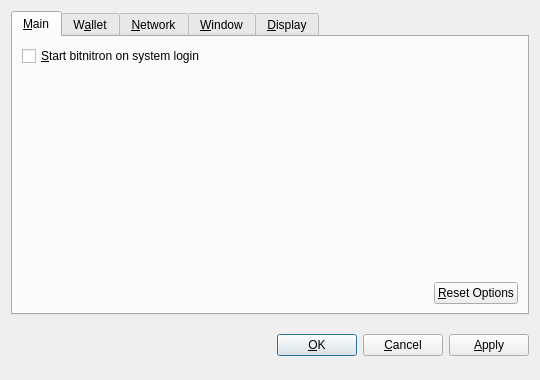
<?xml version="1.0" encoding="UTF-8"?>
<ui version="4.0">
 <class>OptionsDialog</class>
 <widget class="QDialog" name="OptionsDialog">
  <property name="geometry">
   <rect>
    <x>0</x>
    <y>0</y>
    <width>540</width>
    <height>380</height>
   </rect>
  </property>
  <property name="windowTitle">
   <string>Options</string>
  </property>
  <property name="modal">
   <bool>true</bool>
  </property>
  <layout class="QVBoxLayout" name="verticalLayout">
   <item>
    <widget class="QTabWidget" name="tabWidget">
     <property name="tabPosition">
      <enum>QTabWidget::North</enum>
     </property>
     <property name="currentIndex">
      <number>0</number>
     </property>
     <widget class="QWidget" name="tabMain">
      <attribute name="title">
       <string>&amp;Main</string>
      </attribute>
      <layout class="QVBoxLayout" name="verticalLayout_Main">
       <item>
        <widget class="QCheckBox" name="bitcoinAtStartup">
         <property name="toolTip">
          <string>Automatically start bitnitron after logging in to the system.</string>
         </property>
         <property name="text">
          <string>&amp;Start bitnitron on system login</string>
         </property>
        </widget>
       </item>
       <item>
        <spacer name="verticalSpacer_Main">
         <property name="orientation">
          <enum>Qt::Vertical</enum>
         </property>
         <property name="sizeHint" stdset="0">
          <size>
           <width>20</width>
           <height>40</height>
          </size>
         </property>
        </spacer>
       </item>
       <item>
        <layout class="QHBoxLayout" name="horizontalLayout_2_Main">
         <item>
          <spacer name="horizontalSpacer_2_Main">
           <property name="orientation">
            <enum>Qt::Horizontal</enum>
           </property>
           <property name="sizeHint" stdset="0">
            <size>
             <width>40</width>
             <height>20</height>
            </size>
           </property>
          </spacer>
         </item>
         <item>
          <widget class="QPushButton" name="resetButton">
           <property name="toolTip">
            <string>Reset all client options to default.</string>
           </property>
           <property name="text">
            <string>&amp;Reset Options</string>
           </property>
           <property name="autoDefault">
            <bool>false</bool>
           </property>
          </widget>
         </item>
        </layout>
       </item>
      </layout>
     </widget>
     <widget class="QWidget" name="tabWallet">
      <attribute name="title">
       <string>W&amp;allet</string>
      </attribute>
      <layout class="QVBoxLayout" name="verticalLayout_Network">
       <item>
        <widget class="QLabel" name="transactionFeeInfoLabel">
         <property name="text">
          <string>Optional transaction fee per kB that helps make sure your transactions are processed quickly. Most transactions are 1 kB.</string>
         </property>
         <property name="textFormat">
          <enum>Qt::PlainText</enum>
         </property>
         <property name="wordWrap">
          <bool>true</bool>
         </property>
        </widget>
       </item>
       <item>
        <layout class="QHBoxLayout" name="horizontalLayout_1_Main">
         <item>
          <widget class="QLabel" name="transactionFeeLabel">
           <property name="text">
            <string>Pay transaction &amp;fee</string>
           </property>
           <property name="textFormat">
            <enum>Qt::PlainText</enum>
           </property>
           <property name="buddy">
            <cstring>transactionFee</cstring>
           </property>
          </widget>
         </item>
         <item>
          <widget class="BitcoinAmountField" name="transactionFee"/>
         </item>
         <item>
          <spacer name="horizontalSpacer_1_Main">
           <property name="orientation">
            <enum>Qt::Horizontal</enum>
           </property>
           <property name="sizeHint" stdset="0">
            <size>
             <width>40</width>
             <height>20</height>
            </size>
           </property>
          </spacer>
         </item>
        </layout>
       </item>
       <item>
        <widget class="QLabel" name="label">
         <property name="text">
          <string>If you disable the spending of unconfirmed change, the change from a transaction cannot be used until that transaction has at least one confirmation. This also affects how your balance is computed.</string>
         </property>
         <property name="wordWrap">
          <bool>true</bool>
         </property>
        </widget>
       </item>
       <item>
        <widget class="QCheckBox" name="spendZeroConfChange">
         <property name="text">
          <string>Spend unconfirmed change  (experts only)</string>
         </property>
        </widget>
       </item>
       <item>
        <spacer name="verticalSpacer">
         <property name="orientation">
          <enum>Qt::Vertical</enum>
         </property>
         <property name="sizeHint" stdset="0">
          <size>
           <width>20</width>
           <height>40</height>
          </size>
         </property>
        </spacer>
       </item>
      </layout>
     </widget>
     <widget class="QWidget" name="tabNetwork">
      <attribute name="title">
       <string>&amp;Network</string>
      </attribute>
      <layout class="QVBoxLayout" name="verticalLayout_Network">
       <item>
        <widget class="QCheckBox" name="mapPortUpnp">
         <property name="toolTip">
          <string>Automatically open the bitnitron client port on the router. This only works when your router supports UPnP and it is enabled.</string>
         </property>
         <property name="text">
          <string>Map port using &amp;UPnP</string>
         </property>
        </widget>
       </item>
       <item>
        <widget class="QCheckBox" name="connectSocks">
         <property name="toolTip">
          <string>Connect to the bitnitron network through a SOCKS proxy (e.g. when connecting through Tor).</string>
         </property>
         <property name="text">
          <string>&amp;Connect through SOCKS proxy:</string>
         </property>
        </widget>
       </item>
       <item>
        <layout class="QHBoxLayout" name="horizontalLayout_Network">
         <item>
          <widget class="QLabel" name="proxyIpLabel">
           <property name="text">
            <string>Proxy &amp;IP:</string>
           </property>
           <property name="textFormat">
            <enum>Qt::PlainText</enum>
           </property>
           <property name="buddy">
            <cstring>proxyIp</cstring>
           </property>
          </widget>
         </item>
         <item>
          <widget class="QValidatedLineEdit" name="proxyIp">
           <property name="maximumSize">
            <size>
             <width>140</width>
             <height>16777215</height>
            </size>
           </property>
           <property name="toolTip">
            <string>IP address of the proxy (e.g. 127.0.0.1)</string>
           </property>
          </widget>
         </item>
         <item>
          <widget class="QLabel" name="proxyPortLabel">
           <property name="text">
            <string>&amp;Port:</string>
           </property>
           <property name="textFormat">
            <enum>Qt::PlainText</enum>
           </property>
           <property name="buddy">
            <cstring>proxyPort</cstring>
           </property>
          </widget>
         </item>
         <item>
          <widget class="QLineEdit" name="proxyPort">
           <property name="maximumSize">
            <size>
             <width>55</width>
             <height>16777215</height>
            </size>
           </property>
           <property name="toolTip">
            <string>Port of the proxy (e.g. 9050)</string>
           </property>
          </widget>
         </item>
         <item>
          <widget class="QLabel" name="socksVersionLabel">
           <property name="text">
            <string>SOCKS &amp;Version:</string>
           </property>
           <property name="textFormat">
            <enum>Qt::PlainText</enum>
           </property>
           <property name="buddy">
            <cstring>socksVersion</cstring>
           </property>
          </widget>
         </item>
         <item>
          <widget class="QValueComboBox" name="socksVersion">
           <property name="toolTip">
            <string>SOCKS version of the proxy (e.g. 5)</string>
           </property>
          </widget>
         </item>
         <item>
          <spacer name="horizontalSpacer_Network">
           <property name="orientation">
            <enum>Qt::Horizontal</enum>
           </property>
           <property name="sizeHint" stdset="0">
            <size>
             <width>40</width>
             <height>20</height>
            </size>
           </property>
          </spacer>
         </item>
        </layout>
       </item>
       <item>
        <spacer name="verticalSpacer_Network">
         <property name="orientation">
          <enum>Qt::Vertical</enum>
         </property>
         <property name="sizeHint" stdset="0">
          <size>
           <width>20</width>
           <height>40</height>
          </size>
         </property>
        </spacer>
       </item>
      </layout>
     </widget>
     <widget class="QWidget" name="tabWindow">
      <attribute name="title">
       <string>&amp;Window</string>
      </attribute>
      <layout class="QVBoxLayout" name="verticalLayout_Window">
       <item>
        <widget class="QCheckBox" name="minimizeToTray">
         <property name="toolTip">
          <string>Show only a tray icon after minimizing the window.</string>
         </property>
         <property name="text">
          <string>&amp;Minimize to the tray instead of the taskbar</string>
         </property>
        </widget>
       </item>
       <item>
        <widget class="QCheckBox" name="minimizeOnClose">
         <property name="toolTip">
          <string>Minimize instead of exit the application when the window is closed. When this option is enabled, the application will be closed only after selecting Quit in the menu.</string>
         </property>
         <property name="text">
          <string>M&amp;inimize on close</string>
         </property>
        </widget>
       </item>
       <item>
        <spacer name="verticalSpacer_Window">
         <property name="orientation">
          <enum>Qt::Vertical</enum>
         </property>
         <property name="sizeHint" stdset="0">
          <size>
           <width>20</width>
           <height>40</height>
          </size>
         </property>
        </spacer>
       </item>
      </layout>
     </widget>
     <widget class="QWidget" name="tabDisplay">
      <attribute name="title">
       <string>&amp;Display</string>
      </attribute>
      <layout class="QVBoxLayout" name="verticalLayout_Display">
       <item>
        <layout class="QHBoxLayout" name="horizontalLayout_1_Display">
         <item>
          <widget class="QLabel" name="langLabel">
           <property name="text">
            <string>User Interface &amp;language:</string>
           </property>
           <property name="textFormat">
            <enum>Qt::PlainText</enum>
           </property>
           <property name="buddy">
            <cstring>lang</cstring>
           </property>
          </widget>
         </item>
         <item>
          <widget class="QValueComboBox" name="lang">
           <property name="toolTip">
            <string>The user interface language can be set here. This setting will take effect after restarting bitnitron.</string>
           </property>
          </widget>
         </item>
        </layout>
       </item>
       <item>
        <layout class="QHBoxLayout" name="horizontalLayout_2_Display">
         <item>
          <widget class="QLabel" name="unitLabel">
           <property name="text">
            <string>&amp;Unit to show amounts in:</string>
           </property>
           <property name="textFormat">
            <enum>Qt::PlainText</enum>
           </property>
           <property name="buddy">
            <cstring>unit</cstring>
           </property>
          </widget>
         </item>
         <item>
          <widget class="QValueComboBox" name="unit">
           <property name="toolTip">
            <string>Choose the default subdivision unit to show in the interface and when sending coins.</string>
           </property>
          </widget>
         </item>
        </layout>
       </item>
       <item>
        <widget class="QCheckBox" name="displayAddresses">
         <property name="toolTip">
          <string>Whether to show bitnitron addresses in the transaction list or not.</string>
         </property>
         <property name="text">
          <string>&amp;Display addresses in transaction list</string>
         </property>
        </widget>
       </item>
       <item>
        <widget class="QCheckBox" name="coinControlFeatures">
         <property name="toolTip">
          <string>Whether to show coin control features or not.</string>
         </property>
         <property name="text">
          <string>Display coin &amp;control features (experts only!)</string>
         </property>
        </widget>
       </item>
       <item>
        <spacer name="verticalSpacer_Display">
         <property name="orientation">
          <enum>Qt::Vertical</enum>
         </property>
         <property name="sizeHint" stdset="0">
          <size>
           <width>20</width>
           <height>40</height>
          </size>
         </property>
        </spacer>
       </item>
      </layout>
     </widget>
    </widget>
   </item>
   <item>
    <layout class="QHBoxLayout" name="horizontalLayout_Buttons">
     <item>
      <spacer name="horizontalSpacer_1">
       <property name="orientation">
        <enum>Qt::Horizontal</enum>
       </property>
       <property name="sizeHint" stdset="0">
        <size>
         <width>40</width>
         <height>48</height>
        </size>
       </property>
      </spacer>
     </item>
     <item>
      <widget class="QLabel" name="statusLabel">
       <property name="font">
        <font>
         <weight>75</weight>
         <bold>true</bold>
        </font>
       </property>
       <property name="text">
        <string/>
       </property>
       <property name="textFormat">
        <enum>Qt::PlainText</enum>
       </property>
       <property name="wordWrap">
        <bool>true</bool>
       </property>
      </widget>
     </item>
     <item>
      <spacer name="horizontalSpacer_2">
       <property name="orientation">
        <enum>Qt::Horizontal</enum>
       </property>
       <property name="sizeHint" stdset="0">
        <size>
         <width>40</width>
         <height>48</height>
        </size>
       </property>
      </spacer>
     </item>
     <item>
      <widget class="QPushButton" name="okButton">
       <property name="text">
        <string>&amp;OK</string>
       </property>
      </widget>
     </item>
     <item>
      <widget class="QPushButton" name="cancelButton">
       <property name="text">
        <string>&amp;Cancel</string>
       </property>
       <property name="autoDefault">
        <bool>false</bool>
       </property>
      </widget>
     </item>
     <item>
      <widget class="QPushButton" name="applyButton">
       <property name="text">
        <string>&amp;Apply</string>
       </property>
       <property name="autoDefault">
        <bool>false</bool>
       </property>
      </widget>
     </item>
    </layout>
   </item>
  </layout>
 </widget>
 <customwidgets>
  <customwidget>
   <class>BitcoinAmountField</class>
   <extends>QSpinBox</extends>
   <header>bitcoinamountfield.h</header>
  </customwidget>
  <customwidget>
   <class>QValueComboBox</class>
   <extends>QComboBox</extends>
   <header>qvaluecombobox.h</header>
  </customwidget>
  <customwidget>
   <class>QValidatedLineEdit</class>
   <extends>QLineEdit</extends>
   <header>qvalidatedlineedit.h</header>
  </customwidget>
 </customwidgets>
 <resources/>
 <connections/>
</ui>
